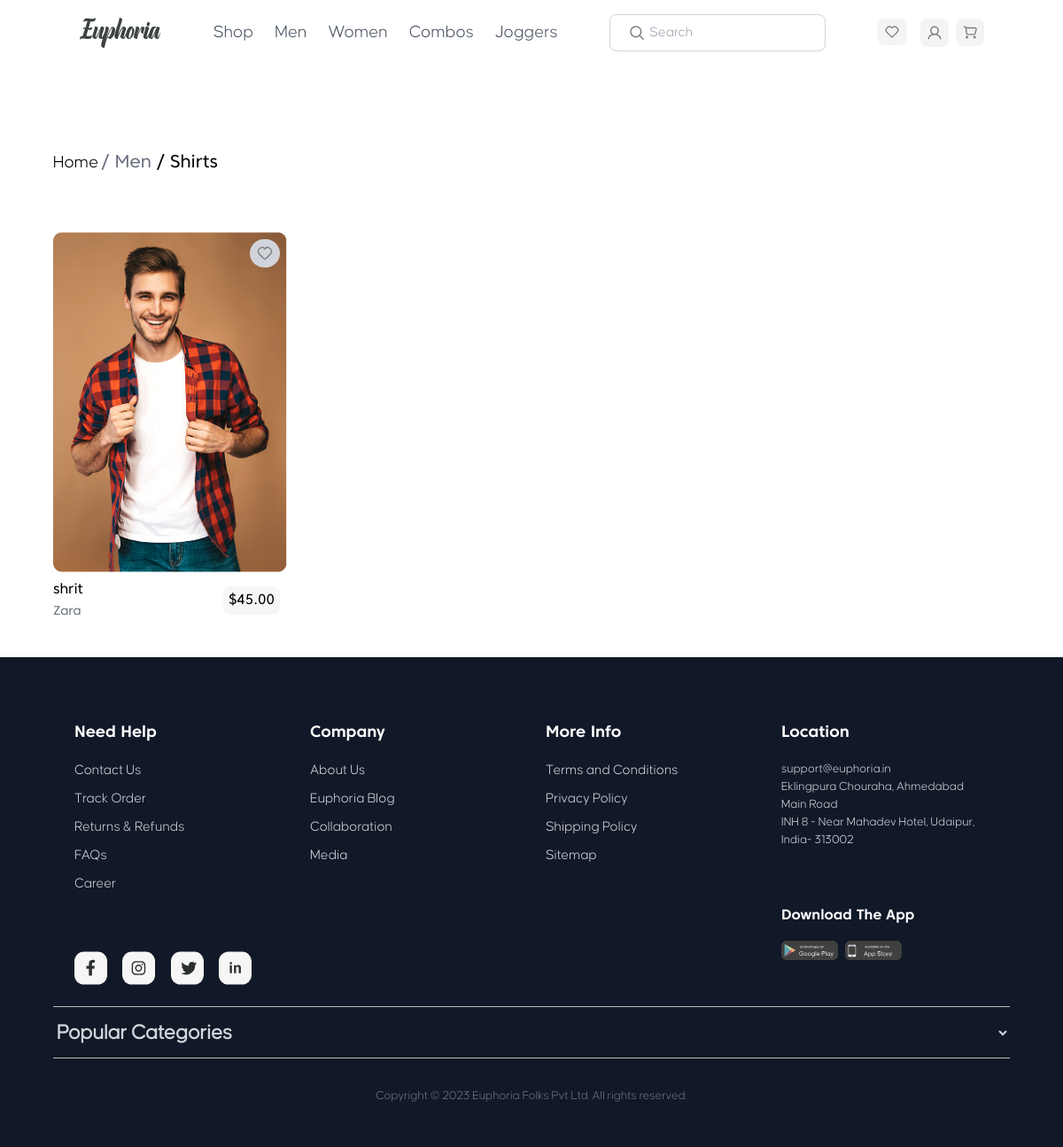
Page /category/1/ on the committed database.
### web/models.py (models this page shows, shortened)
class Category(models.Model):
    GENDER_CHOICES=[
        ('M', 'MEN'),
        ('W', 'WOMEN')
    ]
    name = models.CharField(max_length=255,)
    image = models.ImageField(upload_to='category_image/',blank=False, null=False)
    gender = models.CharField(max_length=10, choices=GENDER_CHOICES, blank=True, null=True)

class Product(models.Model):
    SIZE_CHOICES = [
        ('XS', 'Extra Small'),
        ('S', 'Small'),
        ('M', 'Medium'),
        ('L', 'Large'),
        ('XL', 'Extra Large'),
        ('XS', 'Extra Small'),
        ('XS', 'Extra Small'),
    ]
    COLOR_CHOICES = [
        ('reb', 'Red'),
        ('blue', 'Blue'),
        ('green', 'Green'),
        ('black', 'Black'),
    ]
    name = models.CharField(max_length=255, unique=True)
    price = models.DecimalField(max_digits=10, decimal_places=2,  unique=True)
    image = models.ImageField(upload_to='Product/',blank=False, null=False)
    brand = models.CharField(max_length=255)
    category = models.ForeignKey(Category, on_delete=models.CASCADE, related_name="product")
    rating = models.FloatField(default=0.0)
    buy_count = models.IntegerField(default=0)
    comment_count = models.IntegerField(default=0)
    description = models.TextField(blank=True, null=True)
    date_time = models.DateTimeField(default=timezone.now)

### web/views.py (the view)
# urls.py: path('category/<int:category_id>/', categoryPage, name='category'),
def categoryPage(request, category_id):
    category = Category.objects.get(id=category_id)
    product = Product.objects.filter(category=category)
    user_wishlist = []
    if request.user.is_authenticated:
        user_wishlist = Wishlist.objects.filter(user=request.user).values_list('product_id', flat=True)
    return render(request, 'category.html', {'category' : category, 'products' : product, 'user_wishlist':user_wishlist})

### templates/category.html (shortened to what this page needs)
{% load static %}
<!DOCTYPE html>
<html lang="en">
<head>
    <link rel="stylesheet" href="{% static 'css/style.css' %}" />
    <script src="{% static 'js/tailwindcss.js' %}"></script>
</head>
     <header class="w-full overflow-x-hidden px-4 sm:px-6 lg:px-8">
        <div class="w-[90%] mx-auto flex justify-between items-center py-4">
            <div class="flex gap-4">
            <a class="" href="">
                <img class="26px"  src="{% static 'img/Euphoria.svg' %}" alt="" />
            </a>
            </div>
            <div class="hidden lg:flex space-x-6">
            <a class="text-xl  text-gray-600" href="">Shop</a>
            <a class="text-xl text-gray-600" href="">Men</a>
            <a class="text-xl text-gray-600" href="">Women</a>
            <a class="text-xl text-gray-600" href="">Combos</a>
            <a class="text-xl text-gray-600" href="">Joggers</a>
            </div>
            <div class=" hidden md:flex  border border-gray-300 rounded-lg py-2 px-4 "  id="searchBar">
            <img class="mx-1.5" src="{% static 'img/search.svg' %}" alt="" />
            <input type="search" placeholder="Search" class="border-none" />
            </div>
            <div class="flex gap-2">
            {% if user.is_authenticated %}
            <a href="{% url 'web:wishlistPage' %}"><img class="px-2 py-2 bg-gray-100 rounded-lg w-8" src="{% static 'img/wishlist.svg' %}" alt="" /></a>
            {% else %}
            <a href="{% url 'login' %}"><img class="px-2 py-2 bg-gray-100 rounded-lg w-8" src="{% static 'img/wishlist.svg' %}" alt="" /></a>
            {% endif %}
            <a href="{% url 'web:account' %}" id="profile">
                {% if profile and profile.photo %}
                    <img src="{{ profile.photo.url }}" alt="profile photo" class="w-8 h-8 rounded-lg object-cover" />
                {% else %}
                    <a href="{% url 'web:upload_photo' %}">
                    <img class="px-2 py-2 bg-gray-100 rounded-lg w-8" src="{% static 'img/profile.svg' %}" alt="Default Avatar" />
                    </a>
                {% endif %}
            </a>
            {% if user.is_authenticated %}
            <a href="{% url 'web:cart' %}"><img class="px-2 py-2 bg-gray-100 rounded-lg w-8" src="{% static 'img/add-cart.svg' %}" alt="" /></a>
            {% else %}
            <a href="{% url 'login' %}"><img class="px-2 py-2 bg-gray-100 rounded-lg w-8" src="{% static 'img/add-cart.svg' %}" alt="" /></a>
            {% endif %}
            </div>
        </div>
    </header>
    <div class="w-full my-8">
        <div class="w-[90%] py-16 mx-auto text-left">
            <a class="text-xl" href="{% url 'web:home' %}">Home</a>
            <span class="text-xl text-gray-500">{% if category.gender == 'M' %}
                / Men
                {% elif category.gender == 'W' %}
                / Women
                {% endif %}
            </span>
            <span class="text-xl">/ {{category.name}}</span>
        </div>
        <div class="w-[90%] mx-auto">
            <div class="grid grid-cols-2 md:grid-cols-3 lg:grid-cols-4 xl:grid-cols-4 gap-2">
                {% for product in products %}
                <a href="{% url 'web:product' product.id %}">
                <div>
                    <div class="relative inline-block ">
                        <img class="w-full h-96 rounded-lg" src="{{ product.image.url }}" alt="{{ product.name }}" >
                        <div class="absolute top-2 right-2">
                            {% if user.is_authenticated %}
                                {% if product.id in user_wishlist %}
                                    <form method="post" action="{% url 'web:wishlist' product.id %}">
                                        {% csrf_token %}
                                        <button type="submit">
                                            <img class="p-2 rounded-full  bg-red-400" src="{% static 'img/wishlist.svg' %}" alt="wishlistIcon">
                                        </button>
                                    </form>
                                {% else %}
                                    <form method="post" action="{% url 'web:wishlist' product.id %}">
                                        {% csrf_token %}
                                        <button type="submit">
                                            <img class="p-2 rounded-full  bg-gray-300" src="{% static 'img/wishlist.svg' %}" alt="wishlistIcon">
                                        </button>
                                    </form>
                                {% endif %}
                            {% else %}
                                    <form method="post" action="{% url 'login'%}">
                                        <button type="submit">
                                            <img class="p-2 rounded-full  bg-gray-300" src="{% static 'img/wishlist.svg' %}" alt="wishlistIcon">
                                        </button>
                                    </form>
                            {% endif %}
                        </div>
                        <div class="my-2 relative">
                            <span class="text-base">{{ product.name }}</span>
                            <br/>
                            <span class="text-sm text-gray-500">{{ product.brand }}</span>
                            <div class="w-16 h-8 bg-[#F6F6F6] absolute top-2 right-2 rounded-lg flex justify-center items-center">
                                <span>${{ product.price }}</span>
                            </div>
                        </div>
                    </div>
                </div>
            </a>
                {% endfor %}
            </div>
        </div>
    </div>
    <footer class="bg-gray-900 text-gray-300 py-12">
        <div class="w-[90%] mx-auto px-6 py-6 grid grid-cols-1 md:grid-cols-4 gap-8 border-b-[1px] border-[#BEBCBD]">
            <div>
                <h4 class="text-lg font-semibold text-white mb-4">Need Help</h4>
                <ul class="space-y-2">
                    <li><a href="#" class="hover:text-white">Contact Us</a></li>
                    <li><a href="#" class="hover:text-white">Track Order</a></li>
                    <li><a href="#" class="hover:text-white">Returns & Refunds</a></li>
                    <li><a href="#" class="hover:text-white">FAQs</a></li>
                    <li><a href="#" class="hover:text-white">Career</a></li>
                </ul>
                <div class="mt-16">
                    <div class="flex gap-4">
                        <a href=""><img src="{% static 'img/facebook.svg' %}" alt=""></a>
                        <a href=""><img src="{% static 'img/instagram.svg' %}" alt=""></a>
                        <a href=""><img src="{% static 'img/twitter.svg' %}" alt=""></a>
                        <a href=""><img src="{% static 'img/linkedin.svg' %}" alt=""></a>
                    </div>
                    </div>
            </div>
            <div>
                <h4 class="text-lg font-semibold text-white mb-4">Company</h4>
                <ul class="space-y-2">
                    <li><a href="#" class="hover:text-white">About Us</a></li>
                    <li><a href="#" class="hover:text-white">Euphoria Blog</a></li>
                    <li><a href="#" class="hover:text-white">Collaboration</a></li>
                    <li><a href="#" class="hover:text-white">Media</a></li>
                </ul>
            </div>
            <div>
                <h4 class="text-lg font-semibold text-white mb-4">More Info</h4>
                <ul class="space-y-2">
                    <li><a href="#" class="hover:text-white">Terms and Conditions</a></li>
                    <li><a href="#" class="hover:text-white">Privacy Policy</a></li>
                    <li><a href="#" class="hover:text-white">Shipping Policy</a></li>
                    <li><a href="#" class="hover:text-white">Sitemap</a></li>
                </ul>
            </div>
            <div>
                <h4 class="text-lg font-semibold text-white mb-4">Location</h4>
                <p class="text-sm">support@euphoria.in</p>
                <p class="text-sm">Eklingpura Chouraha, Ahmedabad Main Road</p>
                <p class="text-sm">INH 8 - Near Mahadev Hotel, Udaipur, India- 313002</p>
                <div class="mt-16">
                <h4 class="text-lgvmd:text-sm font-semibold text-white mt-6 mb-4">Download The App</h4>
                <div class="flex gap-2 ">
                    <img src="{% static 'img/google-play.svg' %}" alt="Google Play" class="w-24 md:w-16">
                    <img src="{% static 'img/app-store.svg' %}" alt="App Store" class="w-24 md:w-16">
                </div>
                </div>
            </div>
        </div>
        <div class="w-[90%] mx-auto">
            <select class="w-full py-4 bg-transparent border-b-[1px] border-b-[#BEBCBD] text-2xl font-extrabold" name="" id="">
                <option  class="w-50 text-black text-2xl" value="">Popular Categories</option>
            </select>
        </div>
        <div class="text-center text-sm text-gray-500 mt-8 ">
            <p>Copyright © 2023 Euphoria Folks Pvt Ltd. All rights reserved.</p>
        </div>
    </footer>
</body>
</html>

### static/css/style.css (style rules this page uses)
:root { --background-color: #FFFFFF; --default-color: #3C4242; --heading-color: #FFFFFF; --surface-color: #F6F6F6; --light-color: #F6F6F6; --border-color: #BEBCBD; }
:root { --heading-font: 'Core Sans C 65'; --default-font: 'Core Sans C 45'; --nav-font: 'Causten'; }
:root { --nav-color: #807D7E; --nav-hover-color: #3C4242; }
a,::placeholder,input,p,div { font-family: var(--nav-font); }
h1,h2,h3,h4,h5,h6 { font-family: var(--heading-font); }
span,button { font-family: var(--default-font); }

### rows in the picture
Category: name "Shirts"
Product: image (picture), name "shrit", brand "Zara", price "45.00"
